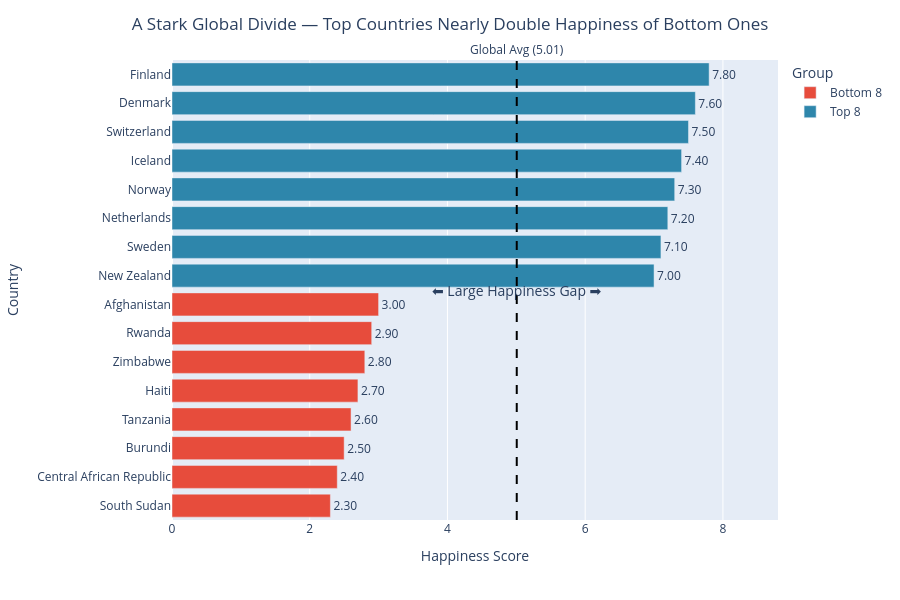

Here is the notebook cell this chart was saved with:
### Markdown cell above
---
## Task 2 — Bottom vs. Top: A Contrast Story

**What to build:** A bar chart that highlights the **gap between the happiest and least happy countries**, focusing on a specific insight.

**Requirements:**
- Show the **top 8 AND bottom 8 countries** together (16 bars total)
- Use **colour** to distinguish the two groups (not Plotly's default rainbow)
- Add a **visual separator or annotation** that emphasises the gap
- Insight title that tells the story of the gap

**Hint:** Use `pd.concat([df.nlargest(8,'Happiness_Score'), df.nsmallest(8,'Happiness_Score')])` to get both groups.

**Stretch goal:** Add a vertical reference line showing the global average.

### Code cell
# First, import necessary libraries
import pandas as pd
import plotly.express as px

# Create or load your DataFrame
# Option 1: Load from a file (uncomment and modify the path as needed)
# df = pd.read_csv('your_happiness_data.csv')

# Option 2: Create a sample DataFrame for demonstration
df = pd.DataFrame({
    'Country': ['Finland', 'Denmark', 'Switzerland', 'Iceland', 'Norway', 'Netherlands', 
                'Sweden', 'New Zealand', 'Afghanistan', 'Rwanda', 'Zimbabwe', 'Haiti', 
                'Tanzania', 'Burundi', 'Central African Republic', 'South Sudan'],
    'Happiness_Score': [7.8, 7.6, 7.5, 7.4, 7.3, 7.2, 7.1, 7.0, 3.0, 2.9, 2.8, 2.7, 2.6, 2.5, 2.4, 2.3]
})

# Task 2: Top 8 vs. Bottom 8 contrast
# ------------------------------------

# Step 1: Get top and bottom countries
top8 = df.nlargest(8, 'Happiness_Score').copy()
top8['Group'] = 'Top 8'
bottom8 = df.nsmallest(8, 'Happiness_Score').copy()
bottom8['Group'] = 'Bottom 8'

combined = pd.concat([bottom8, top8]).sort_values('Happiness_Score')
global_avg = df['Happiness_Score'].mean()
print(f"Global average: {global_avg:.2f}")

# Step 2: Build your chart
# Create bar chart
fig = px.bar(
    combined,
    x='Happiness_Score',
    y='Country',
    orientation='h',
    color='Group',
    text='Happiness_Score',
    color_discrete_map={
        'Top 8': '#2E86AB',     # blue (positive)
        'Bottom 8': '#E74C3C'   # red (negative)
    }
)

# Add global average reference line (stretch goal)
fig.add_vline(
    x=global_avg,
    line_dash="dash",
    line_color="black",
    annotation_text=f"Global Avg ({global_avg:.2f})",
    annotation_position="top"
)

# Add visual separator annotation (gap emphasis)
fig.add_annotation(
    x=global_avg,
    y=7.5,  # middle between bottom and top groups
    text="⬅ Large Happiness Gap ➡",
    showarrow=False,
    font=dict(size=14)
)

# Improve layout
fig.update_layout(
    title="A Stark Global Divide — Top Countries Nearly Double Happiness of Bottom Ones",
    xaxis_title="Happiness Score",
    yaxis_title="Country",
    xaxis=dict(range=[0, combined['Happiness_Score'].max() + 1]),
    yaxis=dict(
        categoryorder='total ascending',
        tickmode='linear'
    ),
    title_x=0.5,
    legend_title="Group",
    height=600  # optional but helps spacing
)

# Format labels
fig.update_traces(texttemplate='%{text:.2f}', textposition='outside')

# Show plot
fig.show()

### Figure 1 — Plotly figure (JSON) as saved in the notebook; plotly's stock layout.template omitted (floating-point values rounded to 4 significant figures)
{"data": [{"hovertemplate": "Group=Bottom 8<br>Happiness_Score=%{text}<br>Country=%{y}<extra></extra>", "legendgroup": "Bottom 8", "marker": {"color": "#E74C3C", "pattern": {"shape": ""}}, "name": "Bottom 8", "orientation": "h", "showlegend": true, "text": [2.3, 2.4, 2.5, 2.6, 2.7, 2.8, 2.9, 3.0], "textposition": "outside", "texttemplate": "%{text:.2f}", "type": "bar", "x": [2.3, 2.4, 2.5, 2.6, 2.7, 2.8, 2.9, 3.0], "xaxis": "x", "y": ["South Sudan", "Central African Republic", "Burundi", "Tanzania", "Haiti", "Zimbabwe", "Rwanda", "Afghanistan"], "yaxis": "y"}, {"hovertemplate": "Group=Top 8<br>Happiness_Score=%{text}<br>Country=%{y}<extra></extra>", "legendgroup": "Top 8", "marker": {"color": "#2E86AB", "pattern": {"shape": ""}}, "name": "Top 8", "orientation": "h", "showlegend": true, "text": [7.0, 7.1, 7.2, 7.3, 7.4, 7.5, 7.6, 7.8], "textposition": "outside", "texttemplate": "%{text:.2f}", "type": "bar", "x": [7.0, 7.1, 7.2, 7.3, 7.4, 7.5, 7.6, 7.8], "xaxis": "x", "y": ["New Zealand", "Sweden", "Netherlands", "Norway", "Iceland", "Switzerland", "Denmark", "Finland"], "yaxis": "y"}], "layout": {"annotations": [{"showarrow": false, "text": "Global Avg (5.01)", "x": 5.006, "xanchor": "center", "xref": "x", "y": 1, "yanchor": "bottom", "yref": "y domain"}, {"font": {"size": 14}, "showarrow": false, "text": "⬅ Large Happiness Gap ➡", "x": 5.006, "y": 7.5}], "barmode": "relative", "height": 600, "legend": {"title": {"text": "Group"}, "tracegroupgap": 0}, "margin": {"t": 60}, "shapes": [{"line": {"color": "black", "dash": "dash"}, "type": "line", "x0": 5.006, "x1": 5.006, "xref": "x", "y0": 0, "y1": 1, "yref": "y domain"}], "title": {"text": "A Stark Global Divide — Top Countries Nearly Double Happiness of Bottom Ones", "x": 0.5}, "xaxis": {"anchor": "y", "domain": [0, 1], "range": [0, 8.8], "title": {"text": "Happiness Score"}}, "yaxis": {"anchor": "x", "categoryorder": "total ascending", "domain": [0, 1], "tickmode": "linear", "title": {"text": "Country"}}}}
